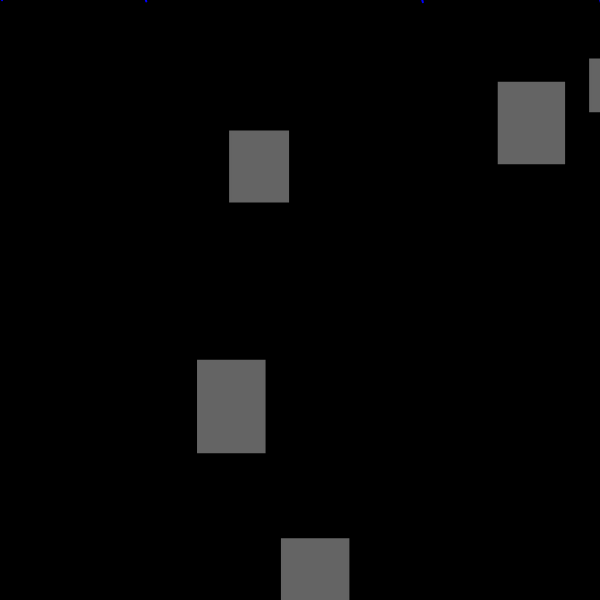
Frame 1 (no input)
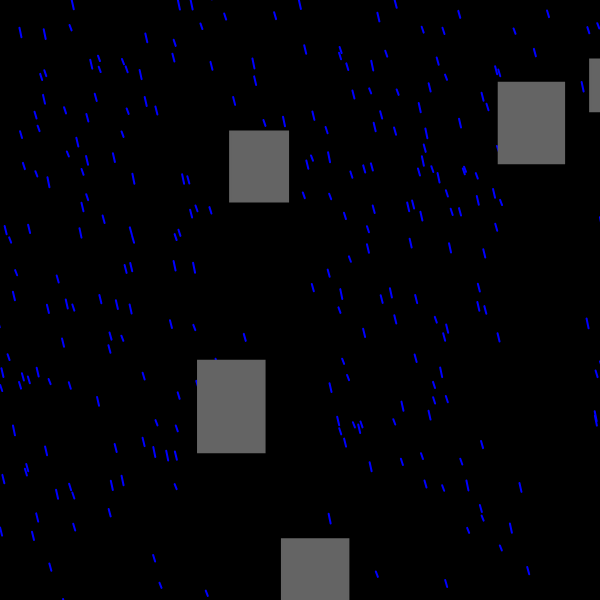
Frame 60 (no input)
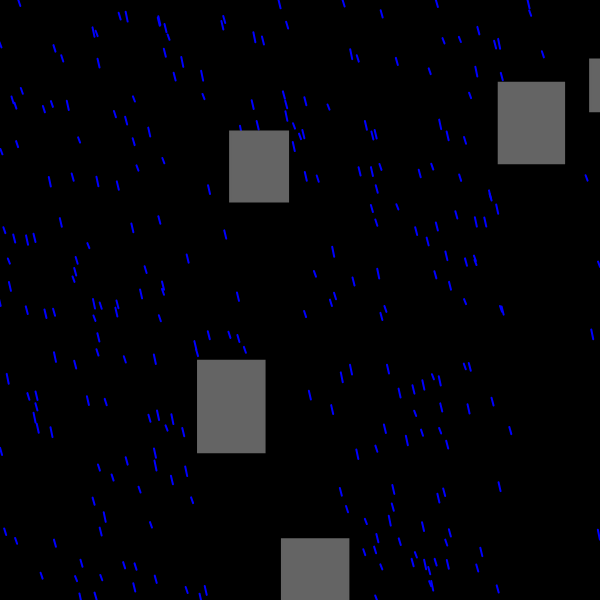
Frame 120 (the mouse pressed at the canvas centre since frame 60)

The p5.js sketch that drew these frames (run headless with seeded random() and noise() and a simulated clock; from frame 60 on, the mouse is pressed at the canvas centre):

// p5.js sketch
// ── sketch.js
let rainDrops = [];
let squares = [];
let startingX = -100;

function setup() {
  createCanvas(600, 600);
  for(let i = 0;i <= 300; i++)
    {
      rainDrops.push(new rainDrop());
    }
    for(let i = 0;i <= 4; i++)
    {
        squares.push(new square());
    }
}

function draw() {
  background(0);
  for(let i = 0; i < rainDrops.length; i++)
  {
    rainDrops[i].drawDrop();
    rainDrops[i].fall();

    if (rainDrops[i].y > height)
    {
      rainDrops[i].reset();
    }
    for( let j = 0; j < squares.length; j++)
    {
      if (rainDrops[i].hasHitSquare(squares[j]))
      {
        rainDrops[i].reset();
        break;
      }
    }
  }
  for(let i = 0; i < squares.length; i++)
  {
    squares[i].drawSquare();
  }
}
class square{
  constructor(){
    this.x = random(0, width);
    this.y = random(0, height);
    this.xSize = random(50,100);
    this.ySize = random(50,100);
    
  }
  drawSquare() {
    stroke(100,100,100);
    fill(100,100,100);
    rect(this.x, this.y, this.xSize, this.ySize);
  }
}

class rainDrop {
  constructor() {
    this.x = random(- 100,width);
    this.y = random(-height,0);
    this.size = random(5,10);
    this.speed = random(8,14);

  }

  fall() {
    this.y = this.y + this.speed;
    this.x = this.x + 1;
  }

  drawDrop(){
    stroke(0, 0, 255);
    strokeWeight(2);
    line(this.x, this.y, this.x + 2, this.y + this.size);
  }

  reset()
  {
    this.x = random(startingX, width);
    this.y = 0;
  }
  hasHitSquare(square){
    return(this.x > square.x && this.x < square.x + square.xSize && this.y > square.y && this.y < square.y + square.ySize);
  }
}
